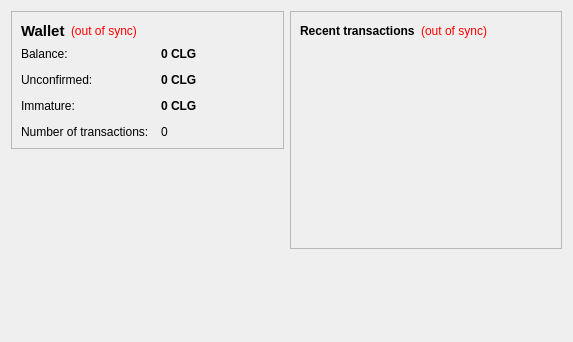
<?xml version="1.0" encoding="UTF-8"?>
<ui version="4.0">
 <class>OverviewPage</class>
 <widget class="QWidget" name="OverviewPage">
  <property name="geometry">
   <rect>
    <x>0</x>
    <y>0</y>
    <width>573</width>
    <height>342</height>
   </rect>
  </property>
  <property name="windowTitle">
   <string>Form</string>
  </property>
  <layout class="QHBoxLayout" name="horizontalLayout" stretch="1,1">
   <item>
    <layout class="QVBoxLayout" name="verticalLayout_2">
     <item>
      <widget class="QFrame" name="frame">
       <property name="frameShape">
        <enum>QFrame::StyledPanel</enum>
       </property>
       <property name="frameShadow">
        <enum>QFrame::Raised</enum>
       </property>
       <layout class="QVBoxLayout" name="verticalLayout_4">
        <item>
         <layout class="QHBoxLayout" name="horizontalLayout_4">
          <item>
           <widget class="QLabel" name="label_5">
            <property name="font">
             <font>
              <pointsize>11</pointsize>
              <weight>75</weight>
              <bold>true</bold>
             </font>
            </property>
            <property name="text">
             <string>Wallet</string>
            </property>
           </widget>
          </item>
          <item>
           <widget class="QLabel" name="labelWalletStatus">
            <property name="toolTip">
             <string>The displayed information may be out of date. Your wallet automatically synchronizes with the coinyegaga network after a connection is established, but this process has not completed yet.</string>
            </property>
            <property name="styleSheet">
             <string notr="true">QLabel { color: red; }</string>
            </property>
            <property name="text">
             <string notr="true">(out of sync)</string>
            </property>
            <property name="alignment">
             <set>Qt::AlignLeading|Qt::AlignLeft|Qt::AlignVCenter</set>
            </property>
           </widget>
          </item>
          <item>
           <spacer name="horizontalSpacer_2">
            <property name="orientation">
             <enum>Qt::Horizontal</enum>
            </property>
            <property name="sizeHint" stdset="0">
             <size>
              <width>40</width>
              <height>20</height>
             </size>
            </property>
           </spacer>
          </item>
         </layout>
        </item>
        <item>
         <layout class="QFormLayout" name="formLayout_2">
          <property name="fieldGrowthPolicy">
           <enum>QFormLayout::AllNonFixedFieldsGrow</enum>
          </property>
          <property name="horizontalSpacing">
           <number>12</number>
          </property>
          <property name="verticalSpacing">
           <number>12</number>
          </property>
          <item row="0" column="0">
           <widget class="QLabel" name="label">
            <property name="text">
             <string>Balance:</string>
            </property>
           </widget>
          </item>
          <item row="0" column="1">
           <widget class="QLabel" name="labelBalance">
            <property name="font">
             <font>
              <weight>75</weight>
              <bold>true</bold>
             </font>
            </property>
            <property name="cursor">
             <cursorShape>IBeamCursor</cursorShape>
            </property>
            <property name="toolTip">
             <string>Your current balance</string>
            </property>
            <property name="text">
             <string notr="true">0 CLG</string>
            </property>
            <property name="textInteractionFlags">
             <set>Qt::LinksAccessibleByMouse|Qt::TextSelectableByKeyboard|Qt::TextSelectableByMouse</set>
            </property>
           </widget>
          </item>
          <item row="1" column="0">
           <widget class="QLabel" name="label_3">
            <property name="text">
             <string>Unconfirmed:</string>
            </property>
           </widget>
          </item>
          <item row="1" column="1">
           <widget class="QLabel" name="labelUnconfirmed">
            <property name="font">
             <font>
              <weight>75</weight>
              <bold>true</bold>
             </font>
            </property>
            <property name="cursor">
             <cursorShape>IBeamCursor</cursorShape>
            </property>
            <property name="toolTip">
             <string>Total of transactions that have yet to be confirmed, and do not yet count toward the current balance</string>
            </property>
            <property name="text">
             <string notr="true">0 CLG</string>
            </property>
            <property name="textInteractionFlags">
             <set>Qt::LinksAccessibleByMouse|Qt::TextSelectableByKeyboard|Qt::TextSelectableByMouse</set>
            </property>
           </widget>
          </item>
          <item row="3" column="0">
           <widget class="QLabel" name="label_2">
            <property name="text">
             <string>Number of transactions:</string>
            </property>
           </widget>
          </item>
          <item row="3" column="1">
           <widget class="QLabel" name="labelNumTransactions">
            <property name="toolTip">
             <string>Total number of transactions in wallet</string>
            </property>
            <property name="text">
             <string notr="true">0</string>
            </property>
           </widget>
          </item>
          <item row="2" column="0">
           <widget class="QLabel" name="labelImmatureText">
            <property name="text">
             <string>Immature:</string>
            </property>
           </widget>
          </item>
          <item row="2" column="1">
           <widget class="QLabel" name="labelImmature">
            <property name="font">
             <font>
              <weight>75</weight>
              <bold>true</bold>
             </font>
            </property>
            <property name="toolTip">
             <string>Mined balance that has not yet matured</string>
            </property>
            <property name="text">
             <string notr="true">0 CLG</string>
            </property>
            <property name="textInteractionFlags">
             <set>Qt::LinksAccessibleByMouse|Qt::TextSelectableByKeyboard|Qt::TextSelectableByMouse</set>
            </property>
           </widget>
          </item>
         </layout>
        </item>
       </layout>
      </widget>
     </item>
     <item>
      <spacer name="verticalSpacer">
       <property name="orientation">
        <enum>Qt::Vertical</enum>
       </property>
       <property name="sizeHint" stdset="0">
        <size>
         <width>20</width>
         <height>40</height>
        </size>
       </property>
      </spacer>
     </item>
    </layout>
   </item>
   <item>
    <layout class="QVBoxLayout" name="verticalLayout_3">
     <item>
      <widget class="QFrame" name="frame_2">
       <property name="frameShape">
        <enum>QFrame::StyledPanel</enum>
       </property>
       <property name="frameShadow">
        <enum>QFrame::Raised</enum>
       </property>
       <layout class="QVBoxLayout" name="verticalLayout">
        <item>
         <layout class="QHBoxLayout" name="horizontalLayout_2">
          <item>
           <widget class="QLabel" name="label_4">
            <property name="text">
             <string>&lt;b&gt;Recent transactions&lt;/b&gt;</string>
            </property>
           </widget>
          </item>
          <item>
           <widget class="QLabel" name="labelTransactionsStatus">
            <property name="toolTip">
             <string>The displayed information may be out of date. Your wallet automatically synchronizes with the coinyegaga network after a connection is established, but this process has not completed yet.</string>
            </property>
            <property name="styleSheet">
             <string notr="true">QLabel { color: red; }</string>
            </property>
            <property name="text">
             <string notr="true">(out of sync)</string>
            </property>
            <property name="alignment">
             <set>Qt::AlignRight|Qt::AlignTrailing|Qt::AlignVCenter</set>
            </property>
           </widget>
          </item>
          <item>
           <spacer name="horizontalSpacer">
            <property name="orientation">
             <enum>Qt::Horizontal</enum>
            </property>
            <property name="sizeHint" stdset="0">
             <size>
              <width>40</width>
              <height>20</height>
             </size>
            </property>
           </spacer>
          </item>
         </layout>
        </item>
        <item>
         <widget class="QListView" name="listTransactions">
          <property name="styleSheet">
           <string notr="true">QListView { background: transparent; }</string>
          </property>
          <property name="frameShape">
           <enum>QFrame::NoFrame</enum>
          </property>
          <property name="verticalScrollBarPolicy">
           <enum>Qt::ScrollBarAlwaysOff</enum>
          </property>
          <property name="horizontalScrollBarPolicy">
           <enum>Qt::ScrollBarAlwaysOff</enum>
          </property>
          <property name="selectionMode">
           <enum>QAbstractItemView::NoSelection</enum>
          </property>
         </widget>
        </item>
       </layout>
      </widget>
     </item>
     <item>
      <spacer name="verticalSpacer_2">
       <property name="orientation">
        <enum>Qt::Vertical</enum>
       </property>
       <property name="sizeHint" stdset="0">
        <size>
         <width>20</width>
         <height>40</height>
        </size>
       </property>
      </spacer>
     </item>
    </layout>
   </item>
  </layout>
 </widget>
 <resources/>
 <connections/>
</ui>
